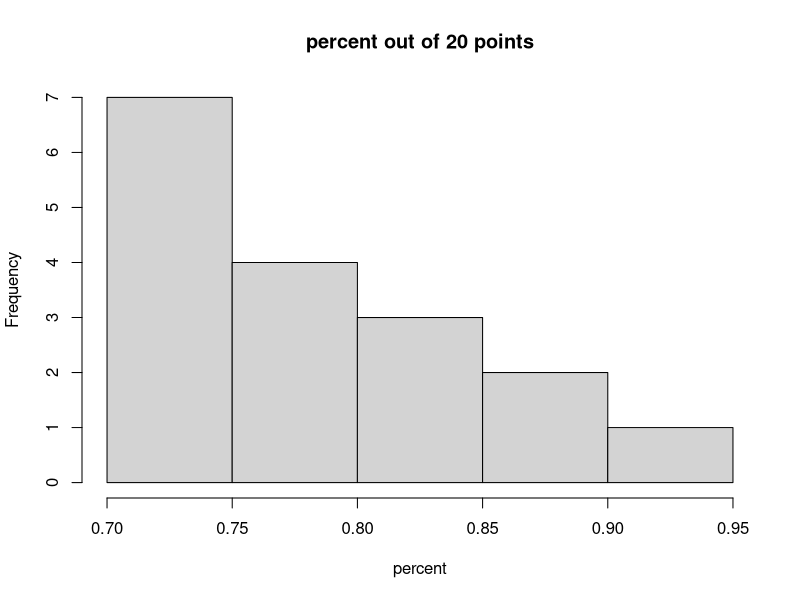

This figure's R source: (Note: this script raises an error after producing the figure.)
## ---- chunk 1
knitr::opts_chunk$set(cache=TRUE)
#library loads ####
library(dplyr)
library(lme4)
library(lattice)
library(latticeExtra)

## ---- chunk 2
#load grades less identity with order randomized
designs<-read.csv("expt.design.csv")
str(designs)

#Visualize net outcome ####
hist(designs$percent, main="percent out of 20 points", xlab="percent")

#Explore type of design summary
#base-r plot
plot(percent~expt.design, data=designs)

#lattice plot
bwplot(percent~expt.design, data = designs, horizontal = FALSE, ylab="percents")

#Looks like no difference (and no power to test between design summary types)
m1<-glm(percent~expt.design, family=gaussian, data=designs)
m1
anova(m1)
#plot(m1)
#conclude no difference

#Explore the value of four questions on Likert scale####
str(designs)
par(mfrow=c(2,2))
hist(designs$evidence, main="")
hist(designs$useful, main="")
hist(designs$clarity, main="")
hist(designs$precise.case, main="")



#net summary
summary(designs)
#no difference between measures
#net outcome is an A average.

## ---- chunk 3
library(tidyr)
library(dplyr)
#gather columns
measures<-designs %>% gather(evidence, useful, clarity, precise.case, key="measure", value="scores")
str(measures)
measures$measure <-as.factor(measures$measure) 
str(measures)

bwplot(scores~measure, data=measures)
m2<-glm(scores~measure, family=poisson, data=measures)
m2
anova(m2)

library(ggplot2)
#ggplot quick plot
qplot(measure, scores, data=measures, geom="boxplot")
